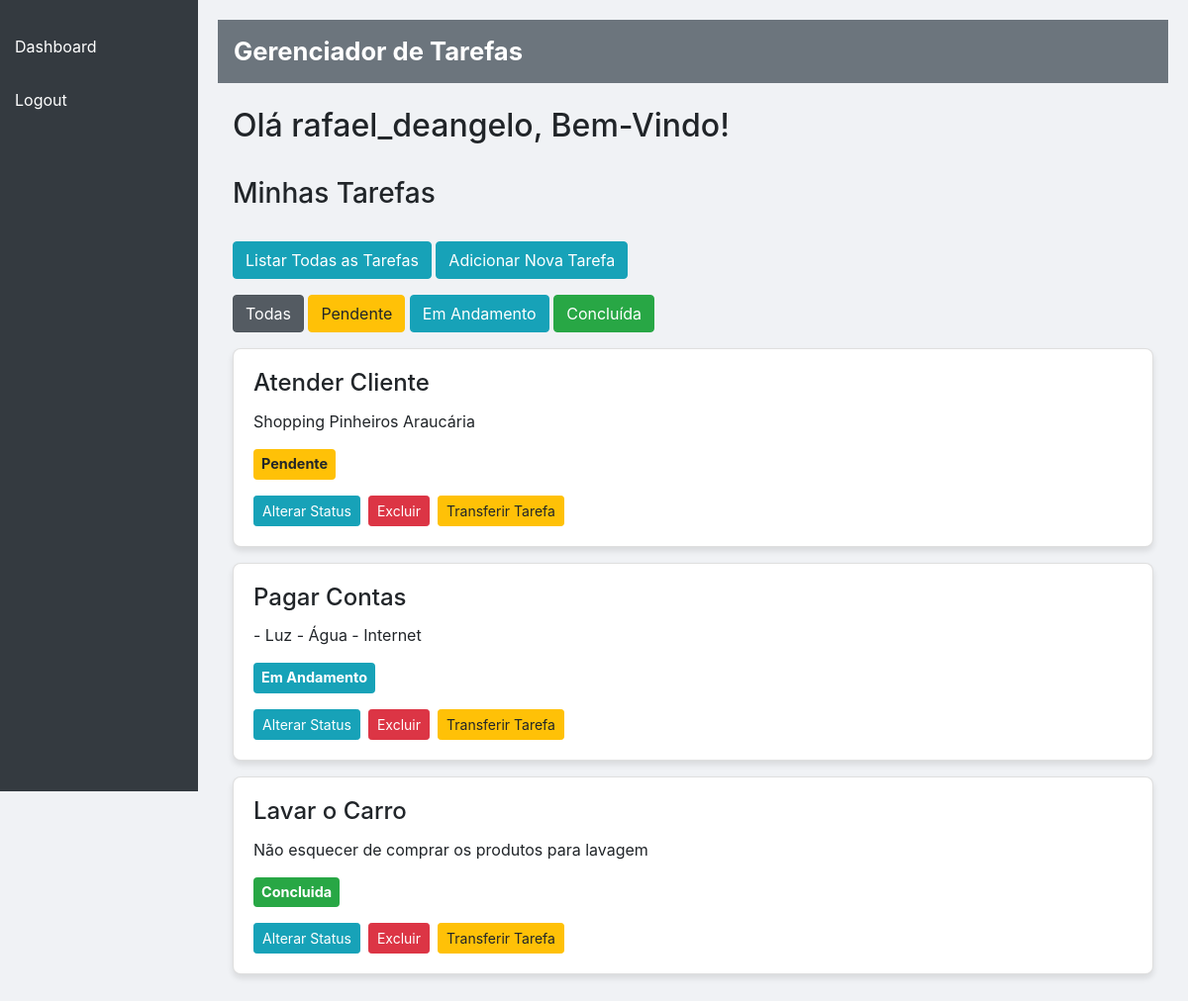
The page /dashboard (signed in) on the database its author committed.
### app.py (models this page shows)
class User(db.Model):
    id = db.Column(db.Integer, primary_key=True)
    username = db.Column(db.String(150), unique=True, nullable=False)
    password = db.Column(db.String(150), nullable=False)
    tasks = db.relationship('Task', backref='owner', lazy=True)

class Task(db.Model):
    id = db.Column(db.Integer, primary_key=True)
    title = db.Column(db.String(100), nullable=False)
    description = db.Column(db.Text, nullable=False)
    status = db.Column(db.String(20), default='pendente')
    user_id = db.Column(db.Integer, db.ForeignKey('user.id'), nullable=False)

### app.py (the view)
@app.route('/dashboard')
def dashboard():
    if 'user_id' not in session:
        return redirect(url_for('login'))
    user = User.query.get(session['user_id'])
    status_filter = request.args.get('status')
    if status_filter:
        tasks = Task.query.filter_by(user_id=user.id, status=status_filter).all()
    else:
        tasks = Task.query.filter_by(user_id=user.id).all()
    return render_template('dashboard.html', tasks=tasks, username=user.username)

### templates/dashboard.html (shortened to what this page needs)
<!DOCTYPE html>
<html lang="en">
<head>
    <link rel="stylesheet" href="https://stackpath.bootstrapcdn.com/bootstrap/4.5.2/css/bootstrap.min.css">
    <link rel="stylesheet" href="https://cdnjs.cloudflare.com/ajax/libs/font-awesome/5.15.4/css/all.min.css">
</head>
<body>
    <div class="sidebar">
        {% if 'user_id' in session %}
            <a href="{{ url_for('dashboard') }}">Dashboard</a>
            <a href="{{ url_for('logout') }}">Logout</a>
        {% else %}
            <a href="{{ url_for('login') }}">Login</a>
            <a href="{{ url_for('register') }}">Cadastre-se</a>
        {% endif %}
    </div>
    <div class="content">
        <nav class="navbar navbar-expand-lg">
            <a class="navbar-brand" href="{{ url_for('index') }}">Gerenciador de Tarefas</a>
        </nav>
        <div class="container mt-4">
            <h2>Olá {{ username }}, Bem-Vindo!</h2>
            <br>
            <h3>Minhas Tarefas</h3>
            <br>
            <a href="{{ url_for('all_tasks') }}" class="btn btn-primary mb-3">Listar Todas as Tarefas</a>
            <a href="{{ url_for('task_form') }}" class="btn btn-primary mb-3">Adicionar Nova Tarefa</a>
            <div class="filters mb-3">
                <a href="{{ url_for('dashboard') }}" class="btn btn-secondary {% if not status_filter %}active{% endif %}">Todas</a>
                <a href="{{ url_for('dashboard', status='Pendente') }}" class="btn btn-warning {% if status_filter == 'Pendente' %}active{% endif %}">Pendente</a>
                <a href="{{ url_for('dashboard', status='Em Andamento') }}" class="btn btn-info {% if status_filter == 'Em Andamento' %}active{% endif %}">Em Andamento</a>
                <a href="{{ url_for('dashboard', status='Concluida') }}" class="btn btn-success {% if status_filter == 'Concluida' %}active{% endif %}">Concluída</a>
            </div>
<div class="task-list">
    {% for task in tasks %}
        <div class="card mb-3">
            <div class="card-body">
                <h4 class="card-title">{{ task.title }}</h4>
                <p class="card-text">{{ task.description }}</p>
                <span class="badge
                    {% if task.status == 'Pendente' %} badge-warning
                    {% elif task.status == 'Em Andamento' %} badge-info
                    {% elif task.status == 'Concluida' %} badge-success
                    {% endif %}
                    p-2 fs-5">
                    {{ task.status }}
                </span>
                <div class="d-flex mt-3">
                    <a href="{{ url_for('edit_task', task_id=task.id) }}" class="btn btn-primary btn-sm mr-2">Alterar Status</a>
                    <a href="{{ url_for('delete_task', task_id=task.id) }}" class="btn btn-danger btn-sm mr-2">Excluir</a>
                    <a href="{{ url_for('change_task_owner', task_id=task.id) }}" class="btn btn-warning btn-sm mr-2">Transferir Tarefa</a>
                </div>
            </div>
        </div>
    {% else %}
        <p>Não há tarefas para exibir no momento!</p>
    {% endfor %}
</div>
</body>
</html>

### templates/dashboard.html (style rules this page uses)
body { background-color: #f0f2f5; }
.sidebar { height: 100vh; width: 200px; position: fixed; top: 0; left: 0; background-color: #343a40; color: #ffffff; padding-top: 20px; }
.sidebar a { color: #ffffff; padding: 15px; text-decoration: none; display: block; transition: background-color 0.3s, color 0.3s; }
.content { margin-left: 200px; padding: 20px; }
.navbar { background-color: #6c757d; }
.navbar-brand { font-size: 1.6rem; font-weight: bold; color: #ffffff; }
.btn-primary { background-color: #17a2b8; border-color: #17a2b8; }
.btn-secondary { background-color: #6c757d; border-color: #6c757d; }
.btn-warning { background-color: #ffc107; border-color: #ffc107; }
.btn-info { background-color: #17a2b8; border-color: #17a2b8; }
.btn-success { background-color: #28a745; border-color: #28a745; }
.task-list .card { background-color: #ffffff; border-radius: 8px; box-shadow: 0px 4px 6px rgba(0, 0, 0, 0.1); }
.task-list .card .badge { font-size: 0.9rem; }

### rows shown on the page
User: username "rafael_deangelo"
Task: title "Atender Cliente", description "Shopping Pinheiros Araucária", status "Pendente"
Task: title "Pagar Contas", description "- Luz - Água - Internet", status "Em Andamento"
Task: title "Lavar o Carro", description "Não esquecer de comprar os produtos para lavagem", status "Concluida"
